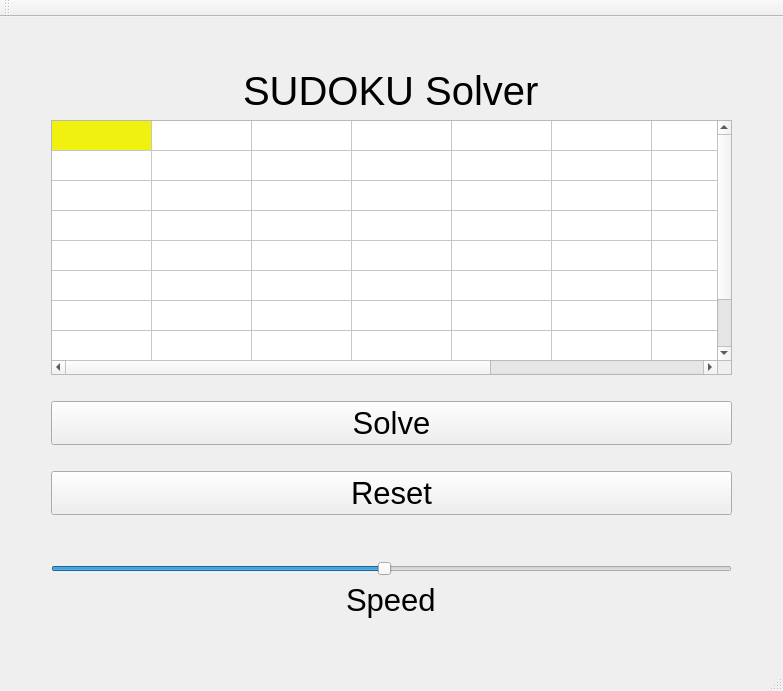
<?xml version="1.0" encoding="UTF-8"?>
<ui version="4.0">
 <class>MainWindow</class>
 <widget class="QMainWindow" name="MainWindow">
  <property name="geometry">
   <rect>
    <x>0</x>
    <y>0</y>
    <width>783</width>
    <height>691</height>
   </rect>
  </property>
  <property name="sizePolicy">
   <sizepolicy hsizetype="Expanding" vsizetype="Expanding">
    <horstretch>0</horstretch>
    <verstretch>0</verstretch>
   </sizepolicy>
  </property>
  <property name="windowTitle">
   <string>MainWindow</string>
  </property>
  <property name="styleSheet">
   <string notr="true"/>
  </property>
  <property name="documentMode">
   <bool>false</bool>
  </property>
  <property name="dockNestingEnabled">
   <bool>false</bool>
  </property>
  <property name="unifiedTitleAndToolBarOnMac">
   <bool>false</bool>
  </property>
  <widget class="QWidget" name="centralWidget">
   <property name="sizePolicy">
    <sizepolicy hsizetype="Minimum" vsizetype="Minimum">
     <horstretch>0</horstretch>
     <verstretch>0</verstretch>
    </sizepolicy>
   </property>
   <property name="minimumSize">
    <size>
     <width>0</width>
     <height>0</height>
    </size>
   </property>
   <property name="styleSheet">
    <string notr="true">#centralWidget {margin : 40px}</string>
   </property>
   <layout class="QGridLayout" name="gridLayout">
    <item row="0" column="0">
     <layout class="QGridLayout" name="gridLayout_2">
      <property name="leftMargin">
       <number>40</number>
      </property>
      <property name="topMargin">
       <number>40</number>
      </property>
      <property name="rightMargin">
       <number>40</number>
      </property>
      <property name="bottomMargin">
       <number>40</number>
      </property>
      <item row="3" column="0">
       <spacer name="verticalSpacer">
        <property name="orientation">
         <enum>Qt::Vertical</enum>
        </property>
        <property name="sizeHint" stdset="0">
         <size>
          <width>20</width>
          <height>20</height>
         </size>
        </property>
       </spacer>
      </item>
      <item row="9" column="0">
       <widget class="QSlider" name="speedSlider">
        <property name="sizePolicy">
         <sizepolicy hsizetype="Preferred" vsizetype="Preferred">
          <horstretch>0</horstretch>
          <verstretch>0</verstretch>
         </sizepolicy>
        </property>
        <property name="minimumSize">
         <size>
          <width>300</width>
          <height>0</height>
         </size>
        </property>
        <property name="maximum">
         <number>200</number>
        </property>
        <property name="value">
         <number>98</number>
        </property>
        <property name="sliderPosition">
         <number>98</number>
        </property>
        <property name="orientation">
         <enum>Qt::Horizontal</enum>
        </property>
       </widget>
      </item>
      <item row="1" column="0" rowspan="2">
       <widget class="QTableWidget" name="board">
        <property name="sizePolicy">
         <sizepolicy hsizetype="Preferred" vsizetype="Preferred">
          <horstretch>1</horstretch>
          <verstretch>1</verstretch>
         </sizepolicy>
        </property>
        <property name="minimumSize">
         <size>
          <width>0</width>
          <height>0</height>
         </size>
        </property>
        <property name="maximumSize">
         <size>
          <width>10000</width>
          <height>10000</height>
         </size>
        </property>
        <property name="styleSheet">
         <string notr="true"/>
        </property>
        <property name="rowCount">
         <number>9</number>
        </property>
        <property name="columnCount">
         <number>9</number>
        </property>
        <attribute name="horizontalHeaderVisible">
         <bool>false</bool>
        </attribute>
        <attribute name="verticalHeaderVisible">
         <bool>false</bool>
        </attribute>
        <row/>
        <row/>
        <row/>
        <row/>
        <row/>
        <row/>
        <row/>
        <row/>
        <row/>
        <column/>
        <column/>
        <column/>
        <column/>
        <column/>
        <column/>
        <column/>
        <column/>
        <column/>
        <item row="0" column="0">
         <property name="text">
          <string/>
         </property>
         <property name="textAlignment">
          <set>AlignCenter</set>
         </property>
         <property name="background">
          <brush brushstyle="SolidPattern">
           <color alpha="240">
            <red>240</red>
            <green>240</green>
            <blue>0</blue>
           </color>
          </brush>
         </property>
        </item>
        <item row="0" column="1">
         <property name="text">
          <string/>
         </property>
         <property name="background">
          <brush brushstyle="NoBrush">
           <color alpha="255">
            <red>240</red>
            <green>240</green>
            <blue>240</blue>
           </color>
          </brush>
         </property>
        </item>
        <item row="1" column="0">
         <property name="text">
          <string/>
         </property>
         <property name="foreground">
          <brush brushstyle="NoBrush">
           <color alpha="255">
            <red>240</red>
            <green>240</green>
            <blue>240</blue>
           </color>
          </brush>
         </property>
        </item>
        <item row="1" column="1">
         <property name="text">
          <string/>
         </property>
         <property name="foreground">
          <brush brushstyle="NoBrush">
           <color alpha="255">
            <red>240</red>
            <green>240</green>
            <blue>240</blue>
           </color>
          </brush>
         </property>
        </item>
       </widget>
      </item>
      <item row="6" column="0">
       <widget class="QPushButton" name="reset">
        <property name="sizePolicy">
         <sizepolicy hsizetype="Preferred" vsizetype="Preferred">
          <horstretch>0</horstretch>
          <verstretch>0</verstretch>
         </sizepolicy>
        </property>
        <property name="font">
         <font>
          <pointsize>23</pointsize>
         </font>
        </property>
        <property name="styleSheet">
         <string notr="true"/>
        </property>
        <property name="text">
         <string>Reset</string>
        </property>
       </widget>
      </item>
      <item row="10" column="0" alignment="Qt::AlignHCenter">
       <widget class="QLabel" name="label">
        <property name="sizePolicy">
         <sizepolicy hsizetype="Preferred" vsizetype="Preferred">
          <horstretch>0</horstretch>
          <verstretch>0</verstretch>
         </sizepolicy>
        </property>
        <property name="font">
         <font>
          <pointsize>23</pointsize>
         </font>
        </property>
        <property name="text">
         <string>Speed</string>
        </property>
       </widget>
      </item>
      <item row="7" column="0">
       <spacer name="verticalSpacer_3">
        <property name="orientation">
         <enum>Qt::Vertical</enum>
        </property>
        <property name="sizeHint" stdset="0">
         <size>
          <width>20</width>
          <height>20</height>
         </size>
        </property>
       </spacer>
      </item>
      <item row="4" column="0">
       <widget class="QPushButton" name="pushButton">
        <property name="sizePolicy">
         <sizepolicy hsizetype="Preferred" vsizetype="Preferred">
          <horstretch>0</horstretch>
          <verstretch>0</verstretch>
         </sizepolicy>
        </property>
        <property name="font">
         <font>
          <pointsize>23</pointsize>
         </font>
        </property>
        <property name="styleSheet">
         <string notr="true"/>
        </property>
        <property name="text">
         <string>Solve</string>
        </property>
       </widget>
      </item>
      <item row="5" column="0">
       <spacer name="verticalSpacer_2">
        <property name="orientation">
         <enum>Qt::Vertical</enum>
        </property>
        <property name="sizeHint" stdset="0">
         <size>
          <width>20</width>
          <height>20</height>
         </size>
        </property>
       </spacer>
      </item>
      <item row="0" column="0" alignment="Qt::AlignHCenter">
       <widget class="QLabel" name="label_2">
        <property name="font">
         <font>
          <pointsize>30</pointsize>
         </font>
        </property>
        <property name="text">
         <string>SUDOKU Solver</string>
        </property>
       </widget>
      </item>
      <item row="8" column="0">
       <spacer name="verticalSpacer_4">
        <property name="orientation">
         <enum>Qt::Vertical</enum>
        </property>
        <property name="sizeHint" stdset="0">
         <size>
          <width>20</width>
          <height>20</height>
         </size>
        </property>
       </spacer>
      </item>
     </layout>
    </item>
   </layout>
  </widget>
  <widget class="QMenuBar" name="menuBar">
   <property name="geometry">
    <rect>
     <x>0</x>
     <y>0</y>
     <width>783</width>
     <height>22</height>
    </rect>
   </property>
  </widget>
  <widget class="QToolBar" name="mainToolBar">
   <attribute name="toolBarArea">
    <enum>TopToolBarArea</enum>
   </attribute>
   <attribute name="toolBarBreak">
    <bool>false</bool>
   </attribute>
  </widget>
  <widget class="QStatusBar" name="statusBar"/>
 </widget>
 <layoutdefault spacing="6" margin="11"/>
 <resources/>
 <connections/>
</ui>
